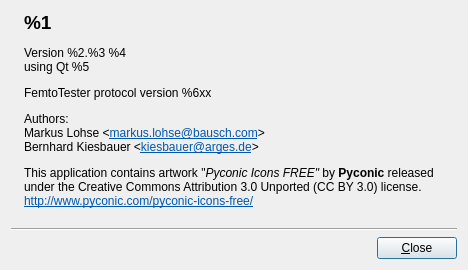
<?xml version="1.0" encoding="UTF-8"?>
<ui version="4.0">
 <class>AboutDialog</class>
 <widget class="QDialog" name="AboutDialog">
  <property name="geometry">
   <rect>
    <x>0</x>
    <y>0</y>
    <width>468</width>
    <height>270</height>
   </rect>
  </property>
  <property name="windowTitle">
   <string>About</string>
  </property>
  <layout class="QVBoxLayout" name="verticalLayout">
   <item>
    <layout class="QHBoxLayout" name="horizontalLayout_2">
     <item>
      <widget class="QLabel" name="lAppIcon">
       <property name="text">
        <string/>
       </property>
       <property name="pixmap">
        <pixmap resource="../icons.qrc">:/icons/app.png</pixmap>
       </property>
       <property name="alignment">
        <set>Qt::AlignLeading|Qt::AlignLeft|Qt::AlignTop</set>
       </property>
      </widget>
     </item>
     <item>
      <widget class="QLabel" name="lAboutText">
       <property name="sizePolicy">
        <sizepolicy hsizetype="Preferred" vsizetype="Preferred">
         <horstretch>1</horstretch>
         <verstretch>0</verstretch>
        </sizepolicy>
       </property>
       <property name="text">
        <string>&lt;html&gt;&lt;head/&gt;&lt;body&gt;&lt;p&gt;&lt;span style=&quot; font-size:14pt; font-weight:600;&quot;&gt;%1&lt;/span&gt;&lt;/p&gt;&lt;p&gt;Version %2.%3 %4&lt;br/&gt;using Qt %5&lt;/p&gt;&lt;p&gt;FemtoTester protocol version %6xx&lt;/p&gt;&lt;p&gt;Authors:&lt;br/&gt;Markus Lohse &amp;lt;&lt;a href=&quot;mailto://markus.lohse@bausch.com&quot;&gt;&lt;span style=&quot; text-decoration: underline; color:#0057ae;&quot;&gt;markus.lohse@bausch.com&lt;/span&gt;&lt;/a&gt;&amp;gt;&lt;br/&gt;Bernhard Kiesbauer &amp;lt;&lt;a href=&quot;mailto://kiesbauer@arges.de&quot;&gt;&lt;span style=&quot; text-decoration: underline; color:#0057ae;&quot;&gt;kiesbauer@arges.de&lt;/span&gt;&lt;/a&gt;&amp;gt;&lt;/p&gt;&lt;p&gt;This application contains artwork &amp;quot;&lt;span style=&quot; font-style:italic;&quot;&gt;Pyconic Icons FREE&amp;quot;&lt;/span&gt; by &lt;span style=&quot; font-weight:600;&quot;&gt;Pyconic &lt;/span&gt;released under the Creative Commons Attribution 3.0 Unported (CC BY 3.0) license.&lt;br/&gt;&lt;a href=&quot;http://www.pyconic.com/pyconic-icons-free/&quot;&gt;&lt;span style=&quot; text-decoration: underline; color:#0057ae;&quot;&gt;http://www.pyconic.com/pyconic-icons-free/&lt;/span&gt;&lt;/a&gt;&lt;/p&gt;&lt;/body&gt;&lt;/html&gt;</string>
       </property>
       <property name="wordWrap">
        <bool>true</bool>
       </property>
      </widget>
     </item>
    </layout>
   </item>
   <item>
    <spacer name="verticalSpacer">
     <property name="orientation">
      <enum>Qt::Vertical</enum>
     </property>
     <property name="sizeHint" stdset="0">
      <size>
       <width>20</width>
       <height>28</height>
      </size>
     </property>
    </spacer>
   </item>
   <item>
    <widget class="Line" name="line">
     <property name="orientation">
      <enum>Qt::Horizontal</enum>
     </property>
    </widget>
   </item>
   <item>
    <layout class="QHBoxLayout" name="horizontalLayout">
     <item>
      <spacer name="horizontalSpacer">
       <property name="orientation">
        <enum>Qt::Horizontal</enum>
       </property>
       <property name="sizeHint" stdset="0">
        <size>
         <width>40</width>
         <height>20</height>
        </size>
       </property>
      </spacer>
     </item>
     <item>
      <widget class="QPushButton" name="pbOk">
       <property name="text">
        <string>&amp;Close</string>
       </property>
      </widget>
     </item>
    </layout>
   </item>
  </layout>
 </widget>
 <resources>
  <include location="../icons.qrc"/>
 </resources>
 <connections>
  <connection>
   <sender>pbOk</sender>
   <signal>clicked()</signal>
   <receiver>AboutDialog</receiver>
   <slot>accept()</slot>
   <hints>
    <hint type="sourcelabel">
     <x>381</x>
     <y>284</y>
    </hint>
    <hint type="destinationlabel">
     <x>392</x>
     <y>222</y>
    </hint>
   </hints>
  </connection>
 </connections>
</ui>
